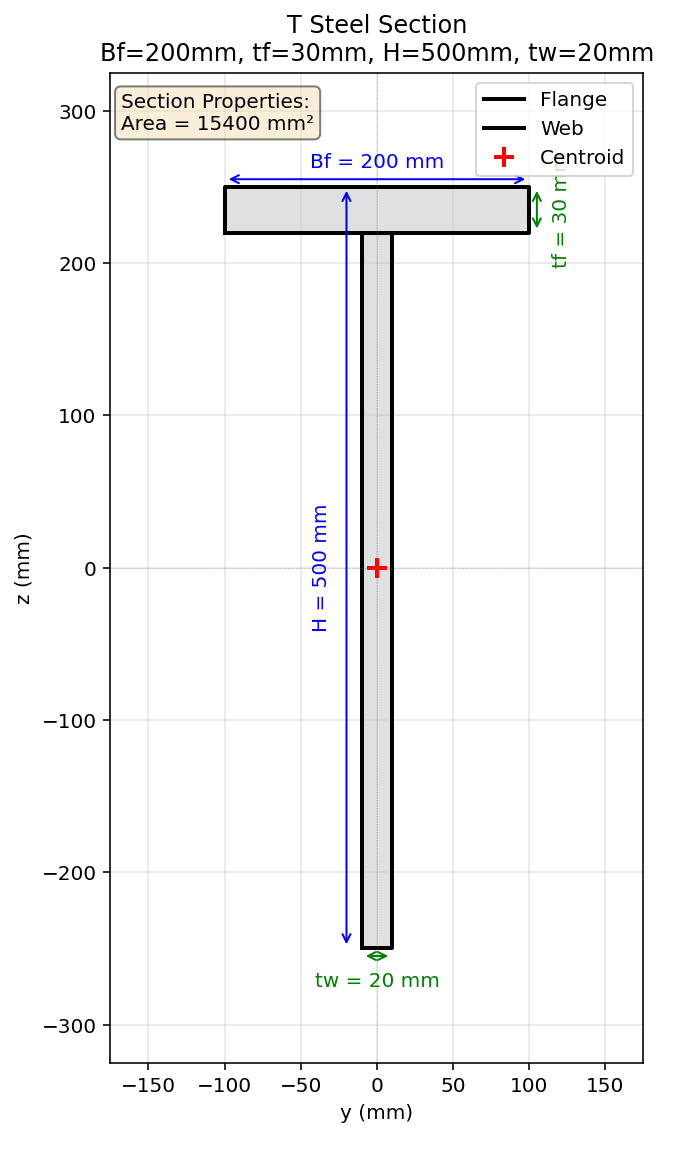

Write Python code to recreate this figure.
def T_STEEL_SECTION_FUN(secTag, matTag, Bf, tf, H, tw, 
                        nBf, nTf, nHw, nTw, 
                        DENSITY_STEEL, plot=True):
    """
    Fiber section definition for a solid T-shaped steel section
    and optional visualization of the section geometry.

    Parameters
    ----------
    secTag : int
        Section tag for OpenSees.
    matTag : int
        Material tag for steel.
    Bf : float
        Flange width (mm).
    tf : float
        Flange thickness (mm).
    H : float
        Total height of the section (from top of flange to bottom of web) (mm).
    tw : float
        Web thickness (mm).
    nBf : int
        Number of fiber divisions along the flange width.
    nTf : int
        Number of fiber divisions through the flange thickness.
    nHw : int
        Number of fiber divisions along the web depth.
    nTw : int
        Number of fiber divisions through the web thickness.
    DENSITY_STEEL : float
        Steel density (mass per volume) – used to compute mass per length.
    plot : bool, optional
        If True, draw a dimensioned cross‑section.

    Returns
    -------
    AREA : float
        Cross‑sectional area (mm²).
    ELE_MASS : float
        Mass per unit length (consistent with DENSITY_STEEL units).
    """
    import openseespy.opensees as ops
    import matplotlib.pyplot as plt
    import numpy as np
    from matplotlib.patches import Polygon, Rectangle
    from matplotlib.collections import PatchCollection

    # -------------------------
    # Geometric checks
    # -------------------------
    if tw >= Bf:
        raise ValueError("Web thickness tw must be smaller than flange width Bf")
    if tf >= H:
        raise ValueError("Flange thickness tf must be smaller than total height H")

    # -------------------------
    # Section Area Calculation
    # -------------------------
    # Flange area + web area
    AREA = Bf * tf + (H - tf) * tw   # [mm²]

    # -------------------------
    # OpenSees fiber section
    # -------------------------
    ops.section('Fiber', secTag)

    # Define coordinates (origin at centroid of the whole section)
    # Flange top fibre at y = 0, z = H/2   (if we place centroid at (0,0))
    # For simplicity we place the geometric centroid at (0,0).
    # First compute centroid location from top of flange.
    # A common choice: put the top of flange at z = H/2, so centroid is at z = 0.
    # That means the neutral axis is at mid‑height.  For a T‑beam this is not
    # the elastic centroid, but for fiber sections the position of the section
    # in local coordinates is arbitrary – the stiffness is unaffected.
    # Here we place the top of flange at z =  H/2 and the bottom of web at z = -H/2.
    # The centroid (0,0) then lies at mid‑height.  This is acceptable because
    # the section is defined in local coordinates and the user will later assign
    # the correct location via the element connectivity.

    # Flange boundaries
    y_flange_left  = -Bf / 2.0
    y_flange_right =  Bf / 2.0
    z_flange_top   =  H / 2.0
    z_flange_bot   =  H / 2.0 - tf

    # Web boundaries
    y_web_left   = -tw / 2.0
    y_web_right  =  tw / 2.0
    z_web_top    =  H / 2.0 - tf
    z_web_bot    = -H / 2.0

    # -------------------------
    # Flange (rectangular) – subdivided into nBf x nTf fibers
    # -------------------------
    # We use a loop over sub‑rectangles (patches).  OpenSees' 'quad' patch
    # requires four corner points.  Here we create a grid of small quads.
    dy_f = Bf / nBf
    dz_f = tf / nTf

    for i in range(nBf):
        y_left = y_flange_left + i * dy_f
        y_right = y_left + dy_f
        for j in range(nTf):
            z_bot = z_flange_bot + j * dz_f   # bottom of this sub‑rectangle
            z_top = z_bot + dz_f
            ops.patch('quad', matTag, 1, 1,   # 1x1 fibers inside this quad
                      y_left,  z_bot,
                      y_right, z_bot,
                      y_right, z_top,
                      y_left,  z_top)

    # -------------------------
    # Web (rectangular) – subdivided into nTw x nHw fibers
    # -------------------------
    dy_w = tw / nTw
    dz_w = (H - tf) / nHw

    for i in range(nTw):
        y_left = y_web_left + i * dy_w
        y_right = y_left + dy_w
        for j in range(nHw):
            z_bot = z_web_bot + j * dz_w
            z_top = z_bot + dz_w
            ops.patch('quad', matTag, 1, 1,
                      y_left,  z_bot,
                      y_right, z_bot,
                      y_right, z_top,
                      y_left,  z_top)

    # -------------------------
    # Plot section geometry
    # -------------------------
    if plot:
        fig, ax = plt.subplots(figsize=(8, 8))

        # Flange rectangle
        flange_rect = Rectangle(
            (y_flange_left, z_flange_bot),
            Bf, tf,
            linewidth=1, edgecolor='darkgray', facecolor='lightgray', alpha=0.7
        )
        ax.add_patch(flange_rect)

        # Web rectangle
        web_rect = Rectangle(
            (y_web_left, z_web_bot),
            tw, H - tf,
            linewidth=1, edgecolor='darkgray', facecolor='lightgray', alpha=0.7
        )
        ax.add_patch(web_rect)

        # Boundary lines
        # Outer flange
        ax.plot([y_flange_left, y_flange_right, y_flange_right, y_flange_left, y_flange_left],
                [z_flange_bot, z_flange_bot, z_flange_top, z_flange_top, z_flange_bot],
                'k-', linewidth=2, label='Flange')
        # Outer web
        ax.plot([y_web_left, y_web_right, y_web_right, y_web_left, y_web_left],
                [z_web_bot, z_web_bot, z_web_top, z_web_top, z_web_bot],
                'k-', linewidth=2, label='Web')

        # Centroid marker
        ax.plot(0, 0, 'r+', markersize=10, markeredgewidth=2, label='Centroid')

        # Center lines
        ax.axhline(y=0, color='gray', linestyle=':', linewidth=0.5, alpha=0.5)
        ax.axvline(x=0, color='gray', linestyle=':', linewidth=0.5, alpha=0.5)

        # Dimensions
        # Flange width
        ax.annotate('', xy=(y_flange_left, z_flange_top+5), xytext=(y_flange_right, z_flange_top+5),
                    arrowprops=dict(arrowstyle='<->', color='blue'))
        ax.text(0, z_flange_top+10, f'Bf = {Bf} mm', ha='center', va='bottom', color='blue')

        # Flange thickness
        ax.annotate('', xy=(y_flange_right+5, z_flange_bot), xytext=(y_flange_right+5, z_flange_top),
                    arrowprops=dict(arrowstyle='<->', color='green'))
        ax.text(y_flange_right+15, (z_flange_bot+z_flange_top)/2, f'tf = {tf} mm',
                ha='left', va='center', color='green', rotation=90)

        # Total height
        ax.annotate('', xy=(y_web_left-10, z_web_bot), xytext=(y_web_left-10, z_web_top+tf),
                    arrowprops=dict(arrowstyle='<->', color='blue'))
        ax.text(y_web_left-20, 0, f'H = {H} mm', ha='right', va='center', color='blue', rotation=90)

        # Web thickness
        ax.annotate('', xy=(y_web_left, z_web_bot-5), xytext=(y_web_right, z_web_bot-5),
                    arrowprops=dict(arrowstyle='<->', color='green'))
        ax.text(0, z_web_bot-15, f'tw = {tw} mm', ha='center', va='top', color='green')

        # Styling
        ax.set_aspect('equal')
        ax.set_xlabel('y (mm)')
        ax.set_ylabel('z (mm)')
        ax.set_title(f'T Steel Section\nBf={Bf}mm, tf={tf}mm, H={H}mm, tw={tw}mm')
        ax.grid(True, alpha=0.3)
        ax.legend(loc='upper right')

        # Margins
        margin = max(Bf, H) * 0.15
        ax.set_xlim([y_flange_left - margin, y_flange_right + margin])
        ax.set_ylim([z_web_bot - margin, z_flange_top + margin])

        # Section properties box
        props_text = f'Section Properties:\nArea = {AREA:.0f} mm²'
        ax.text(0.02, 0.98, props_text, transform=ax.transAxes,
                verticalalignment='top',
                bbox=dict(boxstyle='round', facecolor='wheat', alpha=0.5))

        plt.tight_layout()
        plt.show()

    # Mass per unit length
    ELE_MASS = DENSITY_STEEL * AREA

    return AREA, ELE_MASS
